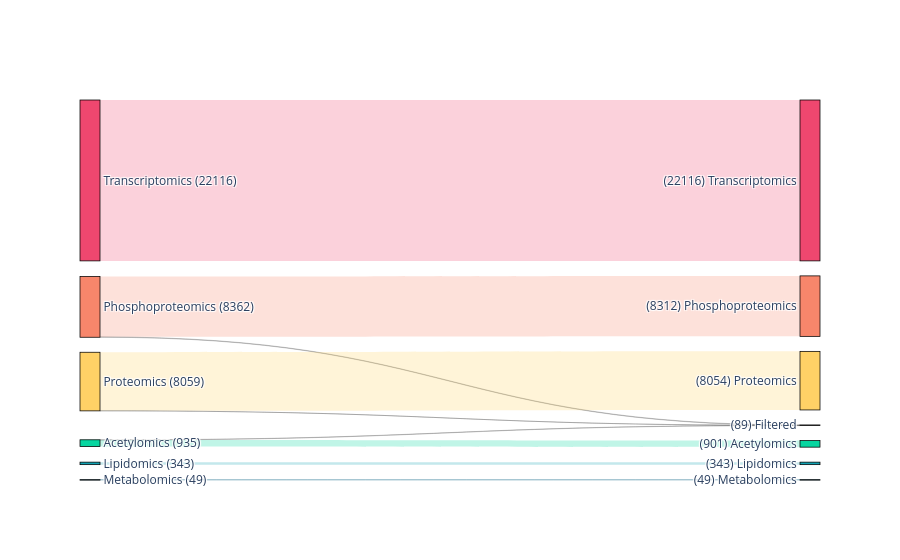
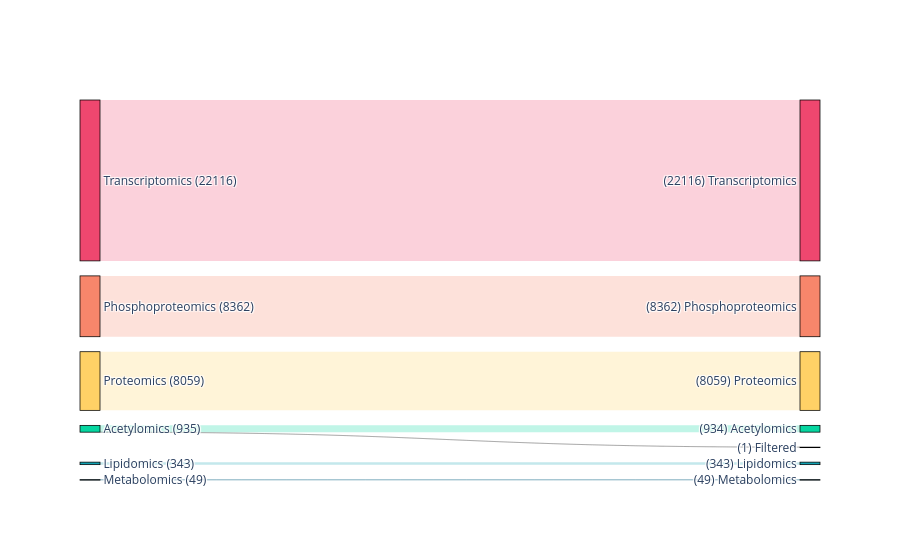
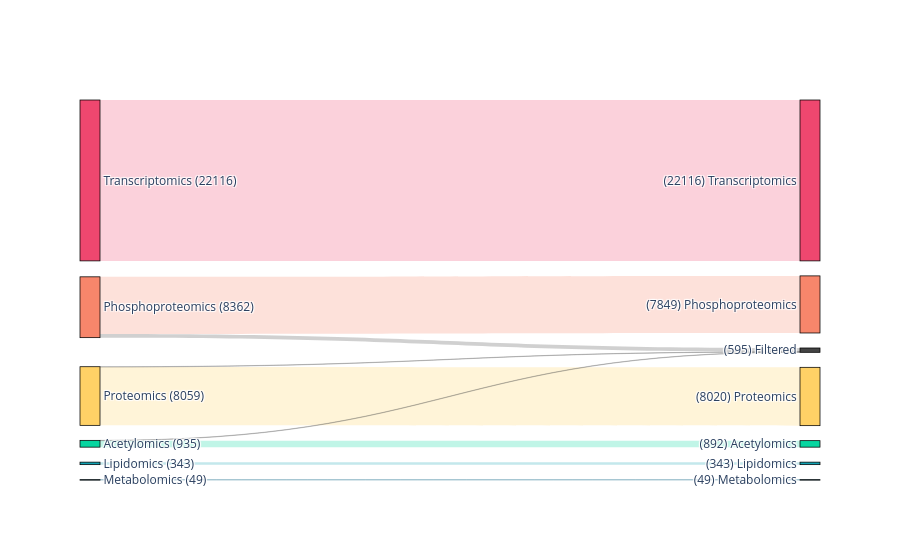
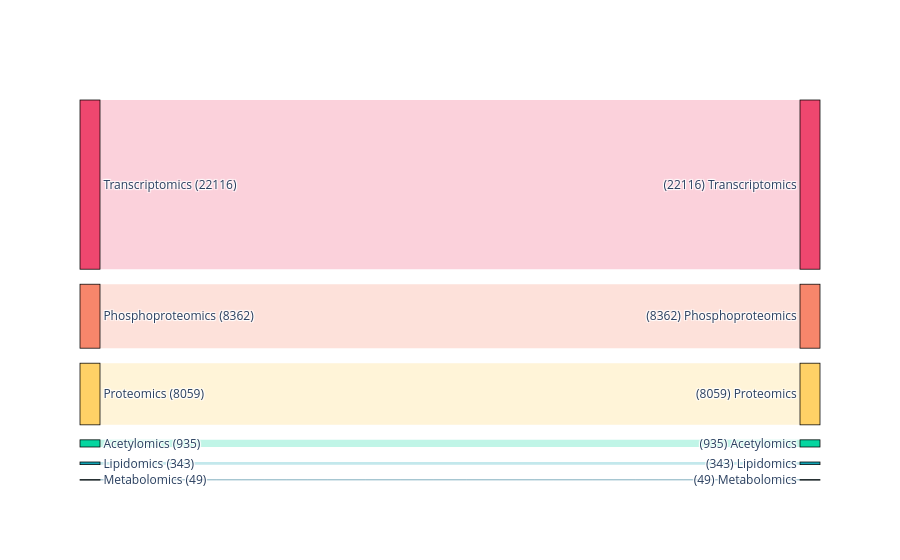

Source (notebook cell) for these figures, in order:
### Markdown cell above
## Create all of the comparison subsets

### Code cell
# key: subset_id
# value: subset
subsets = {}

# run comparisons separately for black and white patient populations
for pop in ["Black", "White"]:

    # WT
    wt_cols = meta.filter(
        (pl.col("Race") == pop)
        & ~pl.col("NPM1")
        & ~pl.col("FLT3_ITD")
    )["Sample"].to_list()
    print("=" * 20 + f"{pop} patient population" + "=" * 20)
    print(f"{wt_cols=}")

    # NPM1 and FLT3-ITD single mutants
    for g in ["NPM1", "FLT3_ITD"]:
        print("=" * 20 + f"{pop} patient population: {g} vs. WT" + "=" * 20)
        not_g = {"NPM1": "FLT3_ITD", "FLT3_ITD": "NPM1"}[g]
        mut_cols = meta.filter(
            (pl.col("Race") == pop)
            & pl.col(g)
            & ~pl.col(not_g)
        )["Sample"].to_list()
        # annoying, I know. I was inconsistent with - vs. _ for FLT3-ITD at 
        # one point now I can't be bothered to fix it
        subset_id = f"{pop[0]}_{g.replace("_", "-")}-WT"
        subsets[subset_id] = select_plot_and_save_subset(
            combined, 
            subset_id,
            wt_cols, 
            mut_cols
        )

    # double mutant
    print("=" * 20 + f"{pop} patient population: double mutant vs. WT" + "=" * 20)
    mut_cols = meta.filter(
        (pl.col("Race") == pop)
        & pl.col("NPM1")
        & pl.col("FLT3_ITD")
    )["Sample"].to_list()
    subset_id = f"{pop[0]}_FLT3-ITDxNPM1-WT"
    subsets[subset_id] = select_plot_and_save_subset(
        combined, 
        subset_id,
        wt_cols, 
        mut_cols
    )

### Figure 1 — Plotly figure (JSON) as saved in the notebook; plotly's stock layout.template omitted (floating-point values rounded to 4 significant figures)
{"data": [{"arrangement": "freeform", "link": {"color": ["rgba(239, 71, 111, 0.25)", "rgba(68, 68, 68, 0.25)", "rgba(247, 134, 107, 0.25)", "rgba(68, 68, 68, 0.25)", "rgba(255, 209, 102, 0.25)", "rgba(68, 68, 68, 0.25)", "rgba(6, 214, 160, 0.25)", "rgba(68, 68, 68, 0.25)", "rgba(17, 162, 178, 0.25)", "rgba(68, 68, 68, 0.25)", "rgba(11, 101, 132, 0.25)", "rgba(68, 68, 68, 0.25)"], "source": [0, 0, 2, 2, 4, 4, 6, 6, 8, 8, 10, 10], "target": [1, 12, 3, 12, 5, 12, 7, 12, 9, 12, 11, 12], "value": [22116, 0, 8312, 50, 8054, 5, 901, 34, 343, 0, 49, 0]}, "node": {"color": ["#EF476F", "#EF476F", "#F7866B", "#F7866B", "#FFD166", "#FFD166", "#06D6A0", "#06D6A0", "#11A2B2", "#11A2B2", "#0B6584", "#0B6584", "#444444"], "label": ["Transcriptomics (22116)", "(22116) Transcriptomics", "Phosphoproteomics (8362)", "(8312) Phosphoproteomics", "Proteomics (8059)", "(8054) Proteomics", "Acetylomics (935)", "(901) Acetylomics", "Lipidomics (343)", "(343) Lipidomics", "Metabolomics (49)", "(49) Metabolomics", "(89) Filtered"], "line": {"color": "black", "width": 0.75}, "pad": 15, "thickness": 20}, "type": "sankey"}], "layout": {}}

### Figure 2 — Plotly figure (JSON) as saved in the notebook; plotly's stock layout.template omitted (floating-point values rounded to 4 significant figures)
{"data": [{"arrangement": "freeform", "link": {"color": ["rgba(239, 71, 111, 0.25)", "rgba(68, 68, 68, 0.25)", "rgba(247, 134, 107, 0.25)", "rgba(68, 68, 68, 0.25)", "rgba(255, 209, 102, 0.25)", "rgba(68, 68, 68, 0.25)", "rgba(6, 214, 160, 0.25)", "rgba(68, 68, 68, 0.25)", "rgba(17, 162, 178, 0.25)", "rgba(68, 68, 68, 0.25)", "rgba(11, 101, 132, 0.25)", "rgba(68, 68, 68, 0.25)"], "source": [0, 0, 2, 2, 4, 4, 6, 6, 8, 8, 10, 10], "target": [1, 12, 3, 12, 5, 12, 7, 12, 9, 12, 11, 12], "value": [22116, 0, 8362, 0, 8059, 0, 934, 1, 343, 0, 49, 0]}, "node": {"color": ["#EF476F", "#EF476F", "#F7866B", "#F7866B", "#FFD166", "#FFD166", "#06D6A0", "#06D6A0", "#11A2B2", "#11A2B2", "#0B6584", "#0B6584", "#444444"], "label": ["Transcriptomics (22116)", "(22116) Transcriptomics", "Phosphoproteomics (8362)", "(8362) Phosphoproteomics", "Proteomics (8059)", "(8059) Proteomics", "Acetylomics (935)", "(934) Acetylomics", "Lipidomics (343)", "(343) Lipidomics", "Metabolomics (49)", "(49) Metabolomics", "(1) Filtered"], "line": {"color": "black", "width": 0.75}, "pad": 15, "thickness": 20}, "type": "sankey"}], "layout": {}}

### Figure 3 — Plotly figure (JSON) as saved in the notebook; plotly's stock layout.template omitted (floating-point values rounded to 4 significant figures)
{"data": [{"arrangement": "freeform", "link": {"color": ["rgba(239, 71, 111, 0.25)", "rgba(68, 68, 68, 0.25)", "rgba(247, 134, 107, 0.25)", "rgba(68, 68, 68, 0.25)", "rgba(255, 209, 102, 0.25)", "rgba(68, 68, 68, 0.25)", "rgba(6, 214, 160, 0.25)", "rgba(68, 68, 68, 0.25)", "rgba(17, 162, 178, 0.25)", "rgba(68, 68, 68, 0.25)", "rgba(11, 101, 132, 0.25)", "rgba(68, 68, 68, 0.25)"], "source": [0, 0, 2, 2, 4, 4, 6, 6, 8, 8, 10, 10], "target": [1, 12, 3, 12, 5, 12, 7, 12, 9, 12, 11, 12], "value": [22116, 0, 7849, 513, 8020, 39, 892, 43, 343, 0, 49, 0]}, "node": {"color": ["#EF476F", "#EF476F", "#F7866B", "#F7866B", "#FFD166", "#FFD166", "#06D6A0", "#06D6A0", "#11A2B2", "#11A2B2", "#0B6584", "#0B6584", "#444444"], "label": ["Transcriptomics (22116)", "(22116) Transcriptomics", "Phosphoproteomics (8362)", "(7849) Phosphoproteomics", "Proteomics (8059)", "(8020) Proteomics", "Acetylomics (935)", "(892) Acetylomics", "Lipidomics (343)", "(343) Lipidomics", "Metabolomics (49)", "(49) Metabolomics", "(595) Filtered"], "line": {"color": "black", "width": 0.75}, "pad": 15, "thickness": 20}, "type": "sankey"}], "layout": {}}

### Figure 4 — Plotly figure (JSON) as saved in the notebook; plotly's stock layout.template omitted (floating-point values rounded to 4 significant figures)
{"data": [{"arrangement": "freeform", "link": {"color": ["rgba(239, 71, 111, 0.25)", "rgba(68, 68, 68, 0.25)", "rgba(247, 134, 107, 0.25)", "rgba(68, 68, 68, 0.25)", "rgba(255, 209, 102, 0.25)", "rgba(68, 68, 68, 0.25)", "rgba(6, 214, 160, 0.25)", "rgba(68, 68, 68, 0.25)", "rgba(17, 162, 178, 0.25)", "rgba(68, 68, 68, 0.25)", "rgba(11, 101, 132, 0.25)", "rgba(68, 68, 68, 0.25)"], "source": [0, 0, 2, 2, 4, 4, 6, 6, 8, 8, 10, 10], "target": [1, 12, 3, 12, 5, 12, 7, 12, 9, 12, 11, 12], "value": [22116, 0, 8362, 0, 8059, 0, 935, 0, 343, 0, 49, 0]}, "node": {"color": ["#EF476F", "#EF476F", "#F7866B", "#F7866B", "#FFD166", "#FFD166", "#06D6A0", "#06D6A0", "#11A2B2", "#11A2B2", "#0B6584", "#0B6584", "#444444"], "label": ["Transcriptomics (22116)", "(22116) Transcriptomics", "Phosphoproteomics (8362)", "(8362) Phosphoproteomics", "Proteomics (8059)", "(8059) Proteomics", "Acetylomics (935)", "(935) Acetylomics", "Lipidomics (343)", "(343) Lipidomics", "Metabolomics (49)", "(49) Metabolomics", "(0) Filtered"], "line": {"color": "black", "width": 0.75}, "pad": 15, "thickness": 20}, "type": "sankey"}], "layout": {}}
